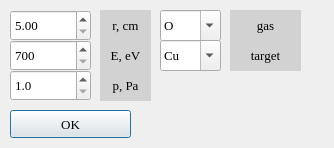
<?xml version="1.0" encoding="UTF-8"?>
<ui version="4.0">
 <class>Dialog</class>
 <widget class="QDialog" name="Dialog">
  <property name="geometry">
   <rect>
    <x>0</x>
    <y>0</y>
    <width>334</width>
    <height>148</height>
   </rect>
  </property>
  <property name="windowTitle">
   <string>Chamber</string>
  </property>
  <property name="windowIcon">
   <iconset>
    <normaloff>icon.png</normaloff>icon.png</iconset>
  </property>
  <widget class="QComboBox" name="target">
   <property name="geometry">
    <rect>
     <x>160</x>
     <y>40</y>
     <width>61</width>
     <height>31</height>
    </rect>
   </property>
   <property name="font">
    <font>
     <family>Times New Roman</family>
     <pointsize>10</pointsize>
    </font>
   </property>
   <property name="editable">
    <bool>true</bool>
   </property>
   <item>
    <property name="text">
     <string>Cu</string>
    </property>
   </item>
   <item>
    <property name="text">
     <string>Mo</string>
    </property>
   </item>
   <item>
    <property name="text">
     <string>Ti</string>
    </property>
   </item>
  </widget>
  <widget class="QPushButton" name="ok_button">
   <property name="enabled">
    <bool>true</bool>
   </property>
   <property name="geometry">
    <rect>
     <x>10</x>
     <y>110</y>
     <width>121</width>
     <height>28</height>
    </rect>
   </property>
   <property name="font">
    <font>
     <family>Times New Roman</family>
     <pointsize>10</pointsize>
    </font>
   </property>
   <property name="text">
    <string>OK</string>
   </property>
  </widget>
  <widget class="QDoubleSpinBox" name="radius">
   <property name="geometry">
    <rect>
     <x>10</x>
     <y>10</y>
     <width>81</width>
     <height>31</height>
    </rect>
   </property>
   <property name="font">
    <font>
     <family>Times New Roman</family>
     <pointsize>10</pointsize>
    </font>
   </property>
   <property name="minimum">
    <double>5.000000000000000</double>
   </property>
   <property name="maximum">
    <double>20.000000000000000</double>
   </property>
   <property name="singleStep">
    <double>0.100000000000000</double>
   </property>
  </widget>
  <widget class="QLabel" name="r_label">
   <property name="geometry">
    <rect>
     <x>100</x>
     <y>10</y>
     <width>51</width>
     <height>31</height>
    </rect>
   </property>
   <property name="font">
    <font>
     <family>Times New Roman</family>
     <pointsize>10</pointsize>
    </font>
   </property>
   <property name="styleSheet">
    <string notr="true">background-color: rgb(210, 210, 210)</string>
   </property>
   <property name="text">
    <string>r, cm</string>
   </property>
   <property name="alignment">
    <set>Qt::AlignCenter</set>
   </property>
  </widget>
  <widget class="QComboBox" name="gas">
   <property name="geometry">
    <rect>
     <x>160</x>
     <y>10</y>
     <width>61</width>
     <height>31</height>
    </rect>
   </property>
   <property name="font">
    <font>
     <family>Times New Roman</family>
     <pointsize>10</pointsize>
    </font>
   </property>
   <property name="editable">
    <bool>true</bool>
   </property>
   <item>
    <property name="text">
     <string>O</string>
    </property>
   </item>
   <item>
    <property name="text">
     <string>Ne</string>
    </property>
   </item>
   <item>
    <property name="text">
     <string>N</string>
    </property>
   </item>
   <item>
    <property name="text">
     <string>Ar</string>
    </property>
   </item>
   <item>
    <property name="text">
     <string>Kr</string>
    </property>
   </item>
   <item>
    <property name="text">
     <string>Xe</string>
    </property>
   </item>
  </widget>
  <widget class="QLabel" name="target_label">
   <property name="geometry">
    <rect>
     <x>230</x>
     <y>40</y>
     <width>71</width>
     <height>31</height>
    </rect>
   </property>
   <property name="font">
    <font>
     <family>Times New Roman</family>
     <pointsize>10</pointsize>
    </font>
   </property>
   <property name="styleSheet">
    <string notr="true">background-color: rgb(210, 210, 210)</string>
   </property>
   <property name="text">
    <string>target</string>
   </property>
   <property name="alignment">
    <set>Qt::AlignCenter</set>
   </property>
  </widget>
  <widget class="QLabel" name="gas_label">
   <property name="geometry">
    <rect>
     <x>230</x>
     <y>10</y>
     <width>71</width>
     <height>31</height>
    </rect>
   </property>
   <property name="font">
    <font>
     <family>Times New Roman</family>
     <pointsize>10</pointsize>
    </font>
   </property>
   <property name="styleSheet">
    <string notr="true">background-color: rgb(210, 210, 210)</string>
   </property>
   <property name="text">
    <string>gas</string>
   </property>
   <property name="alignment">
    <set>Qt::AlignCenter</set>
   </property>
  </widget>
  <widget class="QDoubleSpinBox" name="energy">
   <property name="geometry">
    <rect>
     <x>10</x>
     <y>40</y>
     <width>81</width>
     <height>31</height>
    </rect>
   </property>
   <property name="font">
    <font>
     <family>Times New Roman</family>
     <pointsize>10</pointsize>
    </font>
   </property>
   <property name="decimals">
    <number>0</number>
   </property>
   <property name="minimum">
    <double>700.000000000000000</double>
   </property>
   <property name="maximum">
    <double>1500.000000000000000</double>
   </property>
   <property name="singleStep">
    <double>1.000000000000000</double>
   </property>
   <property name="value">
    <double>700.000000000000000</double>
   </property>
  </widget>
  <widget class="QLabel" name="E_label">
   <property name="geometry">
    <rect>
     <x>100</x>
     <y>40</y>
     <width>51</width>
     <height>31</height>
    </rect>
   </property>
   <property name="font">
    <font>
     <family>Times New Roman</family>
     <pointsize>10</pointsize>
    </font>
   </property>
   <property name="styleSheet">
    <string notr="true">background-color: rgb(210, 210, 210)</string>
   </property>
   <property name="text">
    <string>E, eV</string>
   </property>
   <property name="alignment">
    <set>Qt::AlignCenter</set>
   </property>
  </widget>
  <widget class="QDoubleSpinBox" name="pressure">
   <property name="geometry">
    <rect>
     <x>10</x>
     <y>70</y>
     <width>81</width>
     <height>31</height>
    </rect>
   </property>
   <property name="font">
    <font>
     <family>Times New Roman</family>
     <pointsize>10</pointsize>
    </font>
   </property>
   <property name="decimals">
    <number>1</number>
   </property>
   <property name="minimum">
    <double>1.000000000000000</double>
   </property>
   <property name="maximum">
    <double>10.000000000000000</double>
   </property>
   <property name="singleStep">
    <double>0.100000000000000</double>
   </property>
   <property name="value">
    <double>1.000000000000000</double>
   </property>
  </widget>
  <widget class="QLabel" name="p_label">
   <property name="geometry">
    <rect>
     <x>100</x>
     <y>70</y>
     <width>51</width>
     <height>31</height>
    </rect>
   </property>
   <property name="font">
    <font>
     <family>Times New Roman</family>
     <pointsize>10</pointsize>
    </font>
   </property>
   <property name="styleSheet">
    <string notr="true">background-color: rgb(210, 210, 210)</string>
   </property>
   <property name="text">
    <string>p, Pa</string>
   </property>
   <property name="alignment">
    <set>Qt::AlignCenter</set>
   </property>
  </widget>
 </widget>
 <resources/>
 <connections/>
</ui>
